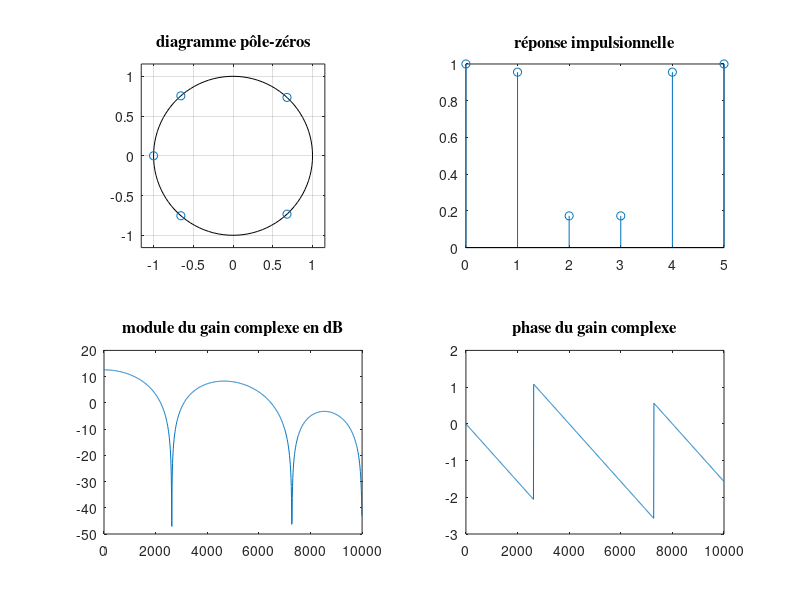
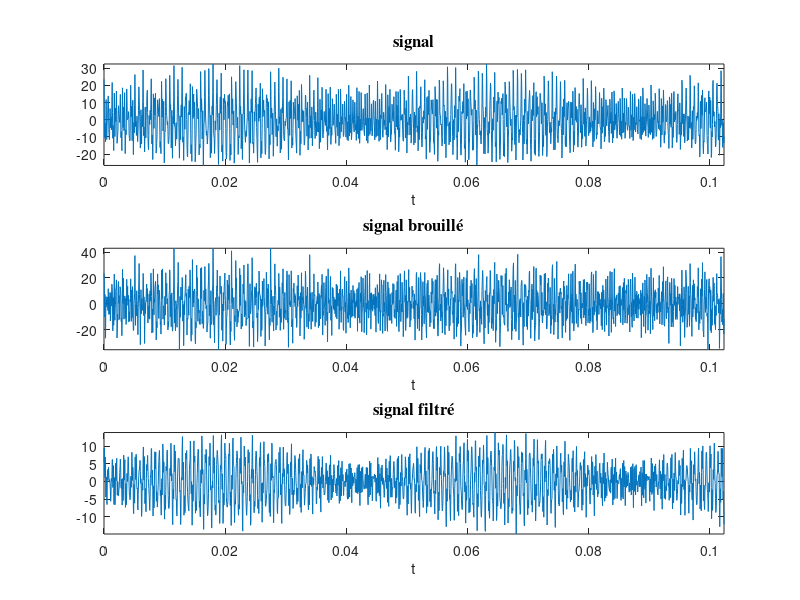
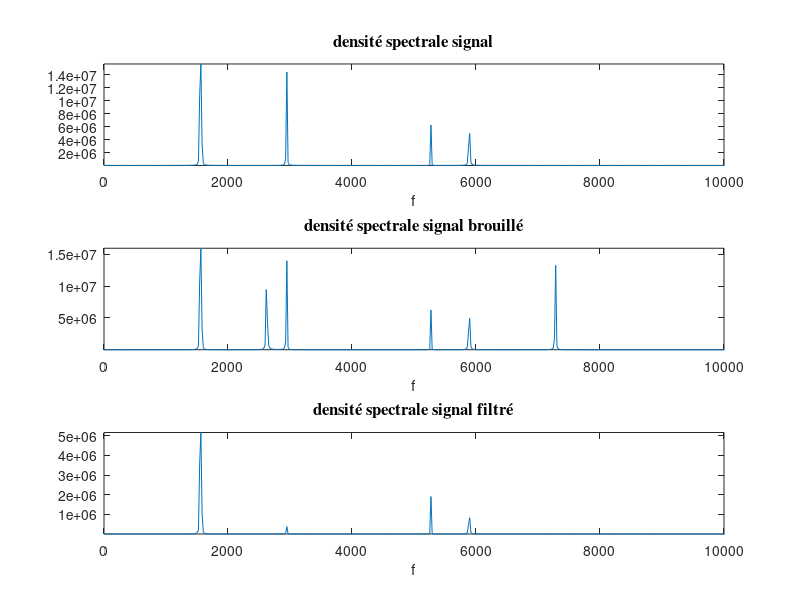
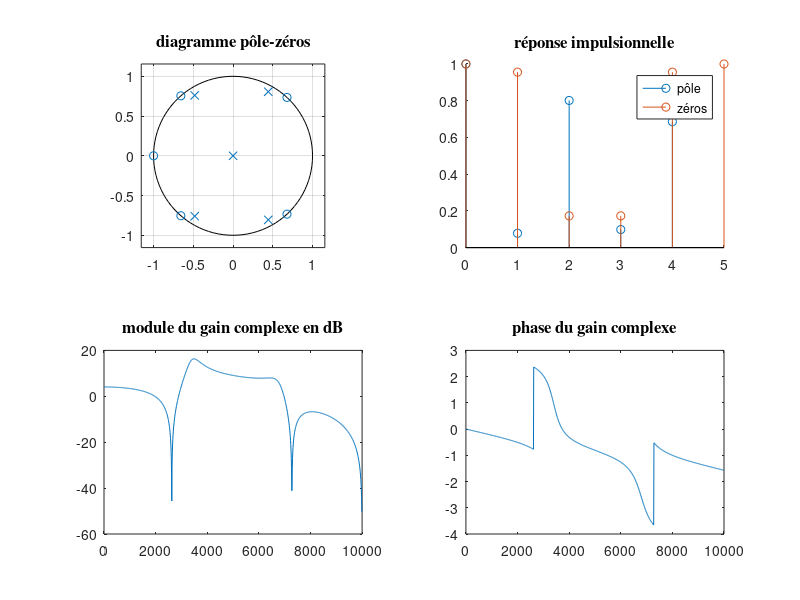

Reproduce these figures in MATLAB, in order.
close all;
clc;
clear variables;

B = 10000;
nue = 20000;

nu1 = 2625;

nu2 = 7280;

f0 = B/nue;
f1 = nu1/nue;

f2 = nu2/nue;

i = complex(0,1);

zeros1 = exp(i*2*pi*f1);

zeros1conj = conj(zeros1);

zeros2 = exp(i*2*pi*f2);

zeros2conj = conj(zeros2);

zeros3 = -1;

zeros = [zeros1,zeros1conj,zeros2,zeros2conj,zeros3];


bl = poly(zeros);

eval_zeros = sum(bl);
%zeros_eval = polyval(bl,1)

h = bl/eval_zeros;


a = 1;
b = bl;
n = 1024;

[H,w] = freqz(b,a,n,nue);


figure(1)

subplot(221)
zplane(roots(h))
title('diagramme pôle-zéros','FontSize', 12, 'FontName','times')

subplot(222)
stem(0:1:5,bl)
title('réponse impulsionnelle','FontSize', 12, 'FontName','times')

subplot(223)
plot(w,20*log10(abs(H)))
title('module du gain complexe en dB','FontSize', 12, 'FontName','times')

subplot(224)
plot(w,unwrap(angle(H)))
title('phase du gain complexe','FontSize', 12, 'FontName','times')


%3.3

figure(2)
load signal4.mat


s1 = 8*sin(2*pi*nu1*t);
s2 = 8*sin(2*pi*nu2*t);


x = s + s1 +s2;

y = filter(h,a,x);

subplot(311)
plot(t,s)
axis([t(1),t(end),min(s),max(s)])
title('signal','FontSize', 12, 'FontName','times')
xlabel('t')

subplot(312)
plot(t,x)
axis([t(1),t(end),min(x),max(x)])
title('signal brouillé','FontSize', 12, 'FontName','times')
xlabel('t')

subplot(313)
plot(t,y)
axis([t(1),t(end),min(y),max(y)])
title('signal filtré','FontSize', 12, 'FontName','times')
xlabel('t')
%densité spectrale

S = abs(fft(s,n)).^2;
X = abs(fft(x,n)).^2;
Y = abs(fft(y,n)).^2;

f = 0:nue/n:(nue-nue/n);
figure(3)
subplot(311)
plot(f,S)
axis([0,10000,-Inf,+Inf])
title('densité spectrale signal','FontSize', 12, 'FontName','times')
xlabel('f')

subplot(312)
plot(f,X)
axis([0,10000,-Inf,+Inf])
title('densité spectrale signal brouillé','FontSize', 12, 'FontName','times')
xlabel('f')

subplot(313)
plot(f,Y)
axis([0,10000,-Inf,+Inf])
title('densité spectrale signal filtré','FontSize', 12, 'FontName','times')
xlabel('f')

% fréquence à conserver intact
f4 = 3400/nue;
f5 = 6800/nue;
p1 = 0.92*exp(2*i*pi*f4);
p1conj = conj(p1);

p2 = 0.90*exp(2*i*pi*f5);
p2conj = conj(p2);

pole = [p1,p1conj,p2,p2conj];

am = poly(pole);

%zeros_eval_pole =  sum(am);

%eval = polyval(am/bl,1)
eval_pole = sum(am);

h_corr = bl*eval_pole/eval_zeros;

figure(4)



figure(5)
[H,w] = freqz(bl,am,n,nue);
subplot(221)
zplane(bl,am)
title('diagramme pôle-zéros','FontSize', 12, 'FontName','times')

subplot(222)
hold on
stem(0:1:4,am)
stem(0:1:5,bl)
title('réponse impulsionnelle','FontSize', 12, 'FontName','times')
legend('pôle','zéros')
subplot(223)
plot(w,20*log10(abs(H)))
title('module du gain complexe en dB','FontSize', 12, 'FontName','times')

subplot(224)
plot(w,unwrap(angle(H)))
title('phase du gain complexe','FontSize', 12, 'FontName','times')

figure(6)
y = filter(h_corr,am,x);
Y = abs(fft(y,n)).^2;
% plot(t,y)
plot(f,Y)
axis([0,10000,-Inf,+Inf])
title('densité spectrale signal filtré corrigé')
xlabel('f')

figure(7)

subplot(311)
plot(t,s)
axis([t(1),t(end),min(s),max(s)])
title('signal','FontSize', 12, 'FontName','times')
xlabel('t')

subplot(312)
plot(t,x)
axis([t(1),t(end),min(x),max(x)])
title('signal brouillé','FontSize', 12, 'FontName','times')
xlabel('t')

subplot(313)
plot(t,y)
axis([t(1),t(end),min(y),max(y)])
title('signal filtré','FontSize', 12, 'FontName','times')
xlabel('t')
